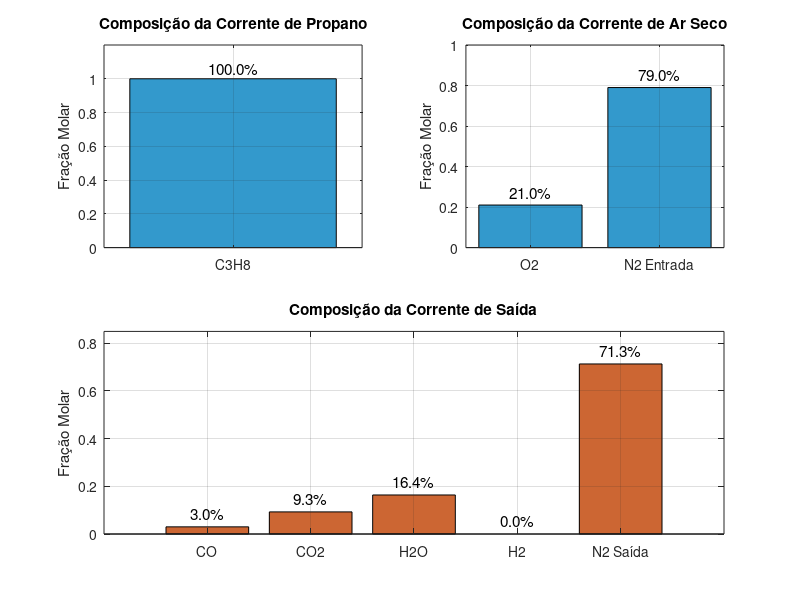

This chart was generated by the following MATLAB code:
clc;
clear all;
% ========================================================== %
% Objetivo: Resolver o sistema de equações lineares pelos métodos e definir a composição da corrente de saída:
%           1) Método de Cramer;
%           2) Método de Eliminação Gaussiana;
%           3) Método de Matriz inversa.
% ========================================================== %

% ======================= Hipóteses ======================== %
% 1) Reação global: a*C3H8 + b*O2 + c*N2 --> d*CO + e*CO2 + f*H2O + g*H2 + h*N2;
% 2) Temos que a razão molar entre CO e CO2 na saída é dada por: yCO/yCO2 = d/e = 0.324 --> d = 0.324*e;
% 3) Temos que a razão molar entre N2 e O2 na entrada é dada por: yN2/yO2 = c/b = 3,762 --> c = 3.762*b
% 4) O N2 não reage no processo (h=c);
% 5) Como base de cálculo, temos que a entrada de propano é de 1 mol (a=1);
% 6) A formação de H2 é pouco favorável, logo, a quantidade molar presente é próxima de 0 (g~0).
% ========================================================== %

% ===== Definindo o sistema em forma de matriz: Ax = b ===== %
% Definindo a matriz A 4x4 de coeficientes a partir das Equações definidas por balanço:
A = [ 0,  1,     1  ,  0;
      0,  0,     0  ,  1;
     -2,  1,     2  ,  1;
      0,  1,  -0.324,  0 ];
printf("-> Matriz A de coeficientes:\n"); disp(A);

% Definindo o vetor b 4x1 de solução/termos independentes:
b = [ 3;
      4;
      0;
      0 ];
printf("\n-> Vetor solução b:\n"); disp(b);
% ========================================================== %

% ==================== Método de Cramer ==================== %
function x = metodo_cramer(A, b)                                % Criando a função para cálculo a partir do método de Cramer
  n = length(b);                                                % Variável n com o mesmo tamanho do vetor b
  detA = det(A);                                                % Calculando o determinante da matriz A
  if abs(detA) < 1e-10                                          % Verificando se a matriz apresenta solução única
    disp("A matriz não apresenta solução única");
  end
  x = zeros(n,1);                                               % Cria um vetor x de variáveis a serem substituídas
  for i = 1:n                                                   % Realiza o loop para o cálculo seguindo o método de Cramer
    Ai = A;
    Ai(:,i) = b;
    x(i) = det(Ai)/detA;
  end
end
% ========================================================== %

% ============= Método de Eliminação de Gauss ============== %
function x = metodo_gauss(A, b)
  Ab = [A, b];                                                  % Cria a matriz aumentada
  n = length(b);

  for k = 1:n-1                                                 % Realiza o pivotamento caso necessário
    [~, p] = max(abs(Ab(k:n,k)));                               % Usa a sub coluna do pivô entre as linhas k e n tomando o maior módulo e retornando seu valor máximo
    p = p + k -1;
    if p ~= k                                                   % Realiza a troca das linhas pelo pivô
      temp = Ab(k,:); Ab(k,:) = Ab(p,:); Ab(p,:) = temp;
    end
    for i = k+1:n                                               % Inicia o loop para a eliminação progressiva
      fator = Ab(i,k)/Ab(k,k);
      Ab(i,k:n+1) = Ab(i,k:n+1) - fator*Ab(k,k:n+1);
    end
  end
  x = zeros(n,1);
  for i = n:-1:1                                                % Inicia o loop para a substituição regressiva
    x(i) = (Ab(i,end) - Ab(i,i+1:n)*x(i+1:n))/Ab(i,i);
  end
end
% ========================================================== %

% ================ Método de Matriz Inversa ================ %
function x = metodo_inversa(A, b)
  detA = det(A);
  if abs(detA) < 1e-10
    disp("A matriz não apresenta solução única!");
  end
  A_inv = inv(A);                                               % Calcula a matriz inversa de A
  x = A_inv * b;                                                % Realiza o método de matriz inversa:Ax = b --> A_inv * A * x = A_inv * b --> Ix = A_inv * b --> x = A_inv * b
end
% ========================================================== %

% ================= Chamada das resoluções ================= %
% Solução obtida nos métodos:
x_cramer = metodo_cramer(A, b);
x_gauss = metodo_gauss(A, b);
x_inv = metodo_inversa(A, b);
x_ref = A\b;                                                    % Solução referência do Octave para checar os resultados obtidos

% Composição final:
nt_prop = 1;                                                    % Número total de mols da corrente de entrada de Propano (F)
nitrog_i = 3.7619*x_ref(1);                                     % Número de mols de nitrogênio na corrente de entrada de Ar Seco (A)
nitrog_f = 3.7619*x_ref(1);                                     % Número de mols de nitrogênio na corrente de saída de Produtos (P)
nt_ar = x_ref(1) + nitrog_i;                                    % Número total de mols da corrente de entrada de Ar Seco (A)
h2 = 0;                                                         % Número de mols de H2 na corrente de saída de Produtos (P)
nt_p = x_ref(2) + x_ref(3) + x_ref(4) + nitrog_f;               % Número total de mols da corrente de saída de Produtos (P)

xc_comp = [(1/nt_prop) (x_cramer(1)/nt_ar) (nitrog_i/nt_ar) (x_cramer(2)/nt_p) (x_cramer(3)/nt_p) (x_cramer(4)/nt_p) (h2/nt_p) (nitrog_f/nt_p)];
xg_comp = [(1/nt_prop) (x_gauss(1)/nt_ar) (nitrog_i/nt_ar) (x_gauss(2)/nt_p) (x_gauss(3)/nt_p) (x_gauss(4)/nt_p) (h2/nt_p) (nitrog_f/nt_p)];
xi_comp = [(1/nt_prop) (x_inv(1)/nt_ar) (nitrog_i/nt_ar) (x_inv(2)/nt_p) (x_inv(3)/nt_p) (x_inv(4)/nt_p) (h2/nt_p) (nitrog_f/nt_p)];
xr_comp = [(1/nt_prop) (x_ref(1)/nt_ar) (nitrog_i/nt_ar) (x_ref(2)/nt_p) (x_ref(3)/nt_p) (x_ref(4)/nt_p) (h2/nt_p) (nitrog_f/nt_p)];

% Print das resoluções:
printf("\nComposição a partir de resolução por Método de Cramer:\n"); disp(xc_comp);
printf("\nComposição a partir de resolução por Método de Eliminação de Gauss:\n"); disp(xg_comp);
printf("\nComposição a partir de resolução por Método de Matriz Inversa:\n"); disp(xi_comp);
printf("\nComposição a partir de resolução por Solução de referência do Octave:\n"); disp(xr_comp);
% ========================================================== %

% =============== Gráficos de Entrada/Saída ================ %
componentes_entrada = {'C3H8', 'O2', 'N2 Entrada'};
componentes_saida = {'CO', 'CO2', 'H2O', 'H2' , 'N2 Saída'};
xr_entrada = xr_comp(1:3);                                     % Valores de entrada - usando a composição de referência
xr_saida = xr_comp(4:8);                                       % Valores de saída - usando a composição de referência
figure;

% Subplot 1 - Entrada de Propano (C3H8):
subplot(2,2,1);
bar(xr_entrada(1), 'FaceColor', [0.2 0.6 0.8]);
title('Composição da Corrente de Propano');
ylabel('Fração Molar');
set(gca, 'XTickLabel', componentes_entrada(1));
xtickangle(45);
grid on;
ylim([0 1.2]);
text(1, xr_entrada(1)+0.06, sprintf('%.1f%%', xr_entrada(1)*100), 'HorizontalAlignment','center', 'FontSize', 11);

% Subplot 2 - Entrada de Ar seco (O2 e N2):
subplot(2,2,2);
bar(xr_entrada(2:3), 'FaceColor', [0.2 0.6 0.8]);
title('Composição da Corrente de Ar Seco');
ylabel('Fração Molar');
set(gca, 'XTickLabel', componentes_entrada(2:3));
xtickangle(45);
grid on;
ylim([0 1]);
for i = 1:length(xr_entrada(2:3))
    text(i, xr_entrada(i+1)+0.06, sprintf('%.1f%%', xr_entrada(i+1)*100), 'HorizontalAlignment','center', 'FontSize', 11);
end

% Subplot 3 - Saída:
subplot(2,2,3:4);
bar(xr_saida, 'FaceColor', [0.8 0.4 0.2]);
title('Composição da Corrente de Saída');
ylabel('Fração Molar');
set(gca, 'XTickLabel', componentes_saida);
xtickangle(45);
grid on;
ylim([0 0.85]);
for i = 1:length(xr_saida)
    text(i, xr_saida(i)+0.055, sprintf('%.1f%%', xr_saida(i)*100),'HorizontalAlignment','center', 'FontSize', 11);
end
% ========================================================== %


